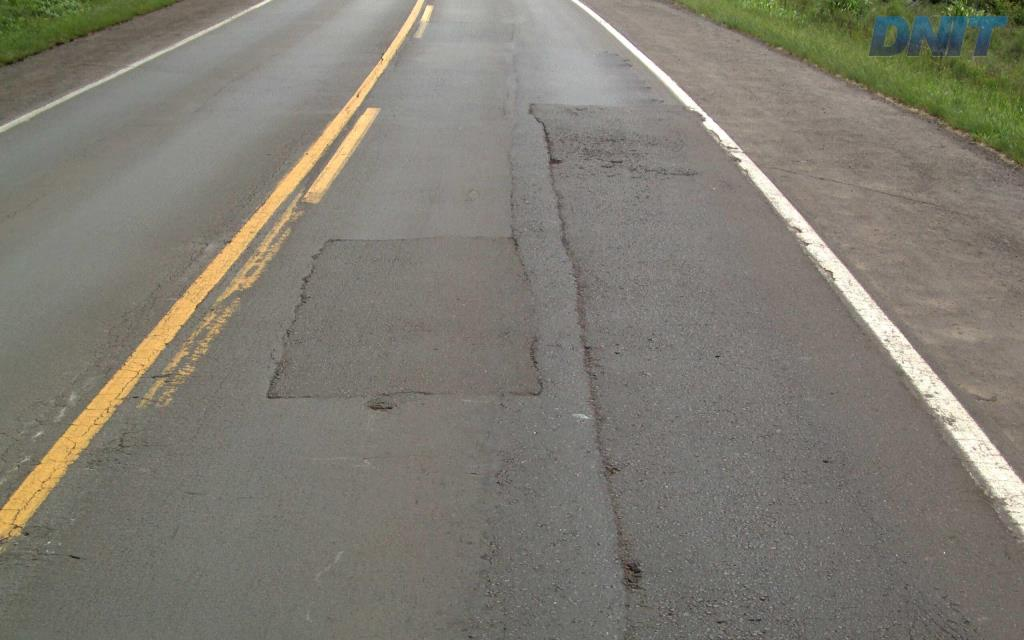
#> input picture dataset/original/Dataset/1014585_RS_386_386RS124739_29850/1014585_RS_386_386RS124739_29850_RAW.jpg, 1024 x 640 px
$ jupyter execute --allow-errors 02_teste_lane_sobel.ipynb   (older library calls are emulated)
#> lines starting #> are read from the running program, lines starting #| are printed output that depends on the picture
[cell 1]
from pathlib import Path
import cv2
import numpy as np
import matplotlib.pyplot as plt

caminho_atual = Path.cwd()

if caminho_atual.name == "notebooks":
    raiz_projeto = caminho_atual.parent
else:
    raiz_projeto = caminho_atual

pasta_dataset = raiz_projeto / "dataset" / "original" / "Dataset"
print("Dataset:", pasta_dataset)

[cell 2]
IMAGE_SIZE = (512, 512)
GAUSSIAN_BLUR_KERNEL = (5, 5)
SOBEL_KSIZE = 3
SEGMENTATION_THRESHOLD = 60
MORPH_KERNEL = (3, 3)
ERODE_ITER = 1
DILATE_ITER = 2
MIN_CONTOUR_AREA = 100

[cell 3]
def listar_imagens_raw(pasta_dataset):
    return sorted(list(pasta_dataset.rglob("*_RAW.jpg")))

def encontrar_mascara_lane(pasta_caso):
    mascara_lane = list(pasta_caso.glob("*_LANE.png"))
    if not mascara_lane:
        raise Exception("Máscara LANE não encontrada")
    return mascara_lane[0]

def carregar_e_redimensionar(caminho, modo=cv2.IMREAD_COLOR, tamanho=IMAGE_SIZE):
#> called with modo = 1, tamanho = (512, 512)
    img = cv2.imread(str(caminho), modo)
#> img is the input picture: shape (640, 1024, 3); mean B, G, R 114, 123.9, 127.3
    img = cv2.resize(img, tamanho)
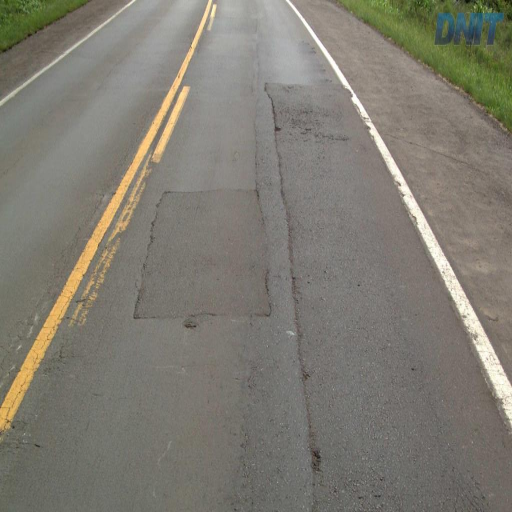
#> img: shape (512, 512, 3); mean B, G, R 113.9, 123.8, 127.2
    return img

def aplicar_mascara(imagem, mascara):
    return cv2.bitwise_and(imagem, imagem, mask=mascara)

def preprocessar(imagem_pista):
    cinza = cv2.cvtColor(imagem_pista, cv2.COLOR_BGR2GRAY)
    blur = cv2.GaussianBlur(cinza, GAUSSIAN_BLUR_KERNEL, 0)
    equalizada = cv2.equalizeHist(blur)
    return cinza, blur, equalizada

def aplicar_sobel(equalizada):
    sobel_x = cv2.Sobel(equalizada, cv2.CV_64F, 1, 0, ksize=SOBEL_KSIZE)
    sobel_y = cv2.Sobel(equalizada, cv2.CV_64F, 0, 1, ksize=SOBEL_KSIZE)
    sobel = cv2.magnitude(sobel_x, sobel_y)
    sobel = cv2.convertScaleAbs(sobel)
    return sobel

def segmentar(sobel):
    _, binaria = cv2.threshold(sobel, SEGMENTATION_THRESHOLD, 255, cv2.THRESH_BINARY)
    kernel = np.ones(MORPH_KERNEL, np.uint8)
    erosao = cv2.erode(binaria, kernel, iterations=ERODE_ITER)
    dilatacao = cv2.dilate(erosao, kernel, iterations=DILATE_ITER)
    return binaria, erosao, dilatacao

def detectar_regioes(dilatacao, imagem_original):
    contornos, _ = cv2.findContours(dilatacao, cv2.RETR_EXTERNAL, cv2.CHAIN_APPROX_SIMPLE)
    resultado = imagem_original.copy()
    quantidade = 0

    for contorno in contornos:
        area = cv2.contourArea(contorno)
        if area > MIN_CONTOUR_AREA:
            x,y,w,h = cv2.boundingRect(contorno)
            cv2.rectangle(resultado, (x,y), (x+w,y+h), (0,0,255), 2)
            quantidade += 1

    return resultado, quantidade
